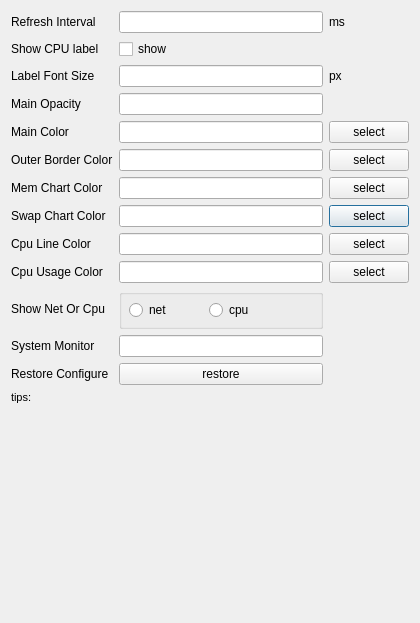
<?xml version="1.0" encoding="UTF-8"?>
<ui version="4.0">
 <class>ConfigureDialog</class>
 <widget class="QDialog" name="ConfigureDialog">
  <property name="geometry">
   <rect>
    <x>0</x>
    <y>0</y>
    <width>420</width>
    <height>623</height>
   </rect>
  </property>
  <property name="windowTitle">
   <string>Dialog</string>
  </property>
  <layout class="QGridLayout" name="gridLayout">
   <item row="8" column="1">
    <widget class="QLineEdit" name="cpu_line_color">
     <property name="enabled">
      <bool>true</bool>
     </property>
     <property name="minimumSize">
      <size>
       <width>163</width>
       <height>0</height>
      </size>
     </property>
     <property name="text">
      <string/>
     </property>
    </widget>
   </item>
   <item row="4" column="0">
    <widget class="QLabel" name="label_7">
     <property name="text">
      <string>Main Color</string>
     </property>
    </widget>
   </item>
   <item row="7" column="2">
    <widget class="QPushButton" name="select_color_swap">
     <property name="text">
      <string>select</string>
     </property>
    </widget>
   </item>
   <item row="6" column="0">
    <widget class="QLabel" name="label_9">
     <property name="text">
      <string>Mem Chart Color</string>
     </property>
    </widget>
   </item>
   <item row="4" column="1">
    <widget class="QLineEdit" name="main_color">
     <property name="enabled">
      <bool>true</bool>
     </property>
     <property name="minimumSize">
      <size>
       <width>163</width>
       <height>0</height>
      </size>
     </property>
    </widget>
   </item>
   <item row="11" column="1">
    <widget class="QLineEdit" name="system_monitor_path">
     <property name="minimumSize">
      <size>
       <width>163</width>
       <height>0</height>
      </size>
     </property>
     <property name="sizeIncrement">
      <size>
       <width>0</width>
       <height>0</height>
      </size>
     </property>
     <property name="baseSize">
      <size>
       <width>0</width>
       <height>0</height>
      </size>
     </property>
     <property name="maxLength">
      <number>32765</number>
     </property>
    </widget>
   </item>
   <item row="9" column="0">
    <widget class="QLabel" name="label_12">
     <property name="text">
      <string>Cpu Usage Color</string>
     </property>
    </widget>
   </item>
   <item row="0" column="2">
    <widget class="QLabel" name="label_2">
     <property name="text">
      <string>ms</string>
     </property>
    </widget>
   </item>
   <item row="5" column="1">
    <widget class="QLineEdit" name="outer_border_color">
     <property name="enabled">
      <bool>true</bool>
     </property>
     <property name="minimumSize">
      <size>
       <width>163</width>
       <height>0</height>
      </size>
     </property>
     <property name="text">
      <string/>
     </property>
    </widget>
   </item>
   <item row="8" column="0">
    <widget class="QLabel" name="label_11">
     <property name="text">
      <string>Cpu Line Color</string>
     </property>
    </widget>
   </item>
   <item row="3" column="1">
    <widget class="QLineEdit" name="main_opacity">
     <property name="minimumSize">
      <size>
       <width>163</width>
       <height>0</height>
      </size>
     </property>
    </widget>
   </item>
   <item row="8" column="2">
    <widget class="QPushButton" name="select_color_cpu_line">
     <property name="text">
      <string>select</string>
     </property>
    </widget>
   </item>
   <item row="7" column="1">
    <widget class="QLineEdit" name="swap_chart_color">
     <property name="enabled">
      <bool>true</bool>
     </property>
     <property name="minimumSize">
      <size>
       <width>163</width>
       <height>0</height>
      </size>
     </property>
     <property name="text">
      <string/>
     </property>
    </widget>
   </item>
   <item row="5" column="0">
    <widget class="QLabel" name="label_8">
     <property name="text">
      <string>Outer Border Color</string>
     </property>
    </widget>
   </item>
   <item row="9" column="2">
    <widget class="QPushButton" name="select_color_cpu_usage">
     <property name="text">
      <string>select</string>
     </property>
    </widget>
   </item>
   <item row="3" column="0">
    <widget class="QLabel" name="label_6">
     <property name="text">
      <string>Main Opacity</string>
     </property>
    </widget>
   </item>
   <item row="14" column="1">
    <spacer name="verticalSpacer">
     <property name="orientation">
      <enum>Qt::Vertical</enum>
     </property>
     <property name="sizeHint" stdset="0">
      <size>
       <width>20</width>
       <height>47</height>
      </size>
     </property>
    </spacer>
   </item>
   <item row="7" column="0">
    <widget class="QLabel" name="label_10">
     <property name="text">
      <string>Swap Chart Color</string>
     </property>
    </widget>
   </item>
   <item row="11" column="0">
    <widget class="QLabel" name="label_15">
     <property name="text">
      <string>System Monitor</string>
     </property>
    </widget>
   </item>
   <item row="1" column="0">
    <widget class="QLabel" name="label_3">
     <property name="text">
      <string>Show CPU label</string>
     </property>
    </widget>
   </item>
   <item row="10" column="0">
    <widget class="QLabel" name="label_14">
     <property name="text">
      <string>Show Net Or Cpu</string>
     </property>
    </widget>
   </item>
   <item row="2" column="2">
    <widget class="QLabel" name="label_5">
     <property name="text">
      <string>px</string>
     </property>
    </widget>
   </item>
   <item row="12" column="1">
    <widget class="QPushButton" name="restore_configure">
     <property name="text">
      <string>restore</string>
     </property>
    </widget>
   </item>
   <item row="6" column="1">
    <widget class="QLineEdit" name="mem_chart_color">
     <property name="enabled">
      <bool>true</bool>
     </property>
     <property name="minimumSize">
      <size>
       <width>163</width>
       <height>0</height>
      </size>
     </property>
     <property name="text">
      <string/>
     </property>
    </widget>
   </item>
   <item row="9" column="1">
    <widget class="QLineEdit" name="cpu_usage_color">
     <property name="enabled">
      <bool>true</bool>
     </property>
     <property name="minimumSize">
      <size>
       <width>163</width>
       <height>0</height>
      </size>
     </property>
     <property name="text">
      <string/>
     </property>
    </widget>
   </item>
   <item row="2" column="0">
    <widget class="QLabel" name="label_4">
     <property name="text">
      <string>Label Font Size</string>
     </property>
    </widget>
   </item>
   <item row="10" column="1">
    <widget class="QGroupBox" name="groupBox">
     <property name="minimumSize">
      <size>
       <width>0</width>
       <height>40</height>
      </size>
     </property>
     <property name="title">
      <string/>
     </property>
     <widget class="QRadioButton" name="radioButton_net">
      <property name="geometry">
       <rect>
        <x>10</x>
        <y>10</y>
        <width>61</width>
        <height>22</height>
       </rect>
      </property>
      <property name="text">
       <string>net</string>
      </property>
     </widget>
     <widget class="QRadioButton" name="radioButton_cpu">
      <property name="geometry">
       <rect>
        <x>90</x>
        <y>10</y>
        <width>61</width>
        <height>22</height>
       </rect>
      </property>
      <property name="text">
       <string>cpu</string>
      </property>
     </widget>
    </widget>
   </item>
   <item row="13" column="0" colspan="3">
    <layout class="QGridLayout" name="gridLayout_2">
     <item row="0" column="0">
      <widget class="QLabel" name="tips">
       <property name="font">
        <font>
         <pointsize>8</pointsize>
        </font>
       </property>
       <property name="text">
        <string>tips:</string>
       </property>
      </widget>
     </item>
    </layout>
   </item>
   <item row="6" column="2">
    <widget class="QPushButton" name="select_color_mem">
     <property name="text">
      <string>select</string>
     </property>
    </widget>
   </item>
   <item row="12" column="0">
    <widget class="QLabel" name="label_13">
     <property name="text">
      <string>Restore Configure</string>
     </property>
    </widget>
   </item>
   <item row="0" column="1">
    <widget class="QLineEdit" name="refresh_interval">
     <property name="minimumSize">
      <size>
       <width>163</width>
       <height>0</height>
      </size>
     </property>
     <property name="sizeIncrement">
      <size>
       <width>0</width>
       <height>0</height>
      </size>
     </property>
     <property name="baseSize">
      <size>
       <width>0</width>
       <height>0</height>
      </size>
     </property>
     <property name="maxLength">
      <number>32765</number>
     </property>
    </widget>
   </item>
   <item row="2" column="1">
    <widget class="QLineEdit" name="labelFont_size">
     <property name="minimumSize">
      <size>
       <width>163</width>
       <height>0</height>
      </size>
     </property>
    </widget>
   </item>
   <item row="5" column="2">
    <widget class="QPushButton" name="select_color_outer_border">
     <property name="text">
      <string>select</string>
     </property>
    </widget>
   </item>
   <item row="0" column="0">
    <widget class="QLabel" name="label">
     <property name="text">
      <string>Refresh Interval</string>
     </property>
    </widget>
   </item>
   <item row="1" column="1">
    <widget class="QCheckBox" name="showCpu_checkbox">
     <property name="text">
      <string>show</string>
     </property>
    </widget>
   </item>
   <item row="4" column="2">
    <widget class="QPushButton" name="select_color_main">
     <property name="text">
      <string>select</string>
     </property>
    </widget>
   </item>
  </layout>
 </widget>
 <resources/>
 <connections/>
</ui>
